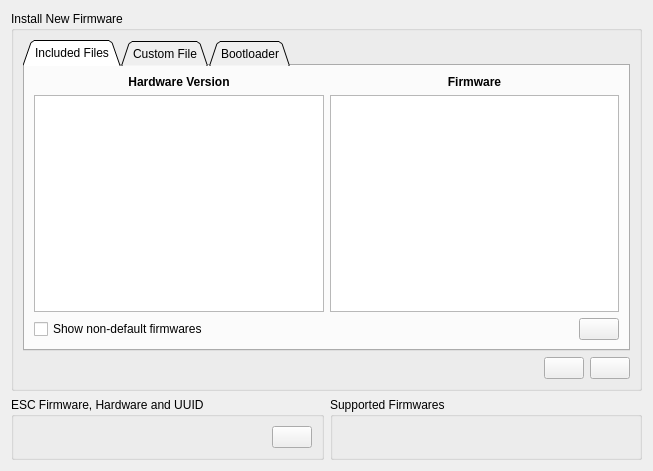
<?xml version="1.0" encoding="UTF-8"?>
<ui version="4.0">
 <class>PageFirmware</class>
 <widget class="QWidget" name="PageFirmware">
  <property name="geometry">
   <rect>
    <x>0</x>
    <y>0</y>
    <width>653</width>
    <height>471</height>
   </rect>
  </property>
  <property name="windowTitle">
   <string>Form</string>
  </property>
  <layout class="QVBoxLayout" name="verticalLayout_4">
   <item>
    <widget class="QGroupBox" name="groupBox">
     <property name="title">
      <string>Install New Firmware</string>
     </property>
     <layout class="QVBoxLayout" name="verticalLayout_3">
      <item>
       <widget class="QTabWidget" name="fwTabWidget">
        <property name="tabShape">
         <enum>QTabWidget::Triangular</enum>
        </property>
        <property name="currentIndex">
         <number>0</number>
        </property>
        <widget class="QWidget" name="tab">
         <attribute name="title">
          <string>Included Files</string>
         </attribute>
         <layout class="QVBoxLayout" name="verticalLayout_7">
          <item>
           <layout class="QHBoxLayout" name="horizontalLayout_5">
            <item>
             <layout class="QVBoxLayout" name="verticalLayout_5">
              <item>
               <widget class="QLabel" name="label">
                <property name="font">
                 <font>
                  <weight>75</weight>
                  <bold>true</bold>
                 </font>
                </property>
                <property name="text">
                 <string>Hardware Version</string>
                </property>
                <property name="alignment">
                 <set>Qt::AlignCenter</set>
                </property>
               </widget>
              </item>
              <item>
               <widget class="QListWidget" name="hwList"/>
              </item>
             </layout>
            </item>
            <item>
             <layout class="QVBoxLayout" name="verticalLayout_6">
              <item>
               <widget class="QLabel" name="label_2">
                <property name="font">
                 <font>
                  <weight>75</weight>
                  <bold>true</bold>
                 </font>
                </property>
                <property name="text">
                 <string>Firmware</string>
                </property>
                <property name="alignment">
                 <set>Qt::AlignCenter</set>
                </property>
               </widget>
              </item>
              <item>
               <widget class="QListWidget" name="fwList"/>
              </item>
             </layout>
            </item>
           </layout>
          </item>
          <item>
           <layout class="QHBoxLayout" name="horizontalLayout_6">
            <item>
             <widget class="QCheckBox" name="showNonDefaultBox">
              <property name="toolTip">
               <string>Show firmwares with non-default compilation options</string>
              </property>
              <property name="text">
               <string>Show non-default firmwares</string>
              </property>
             </widget>
            </item>
            <item>
             <spacer name="horizontalSpacer">
              <property name="orientation">
               <enum>Qt::Horizontal</enum>
              </property>
              <property name="sizeHint" stdset="0">
               <size>
                <width>40</width>
                <height>20</height>
               </size>
              </property>
             </spacer>
            </item>
            <item>
             <widget class="QPushButton" name="changelogButton">
              <property name="toolTip">
               <string>Show firmware changelog</string>
              </property>
              <property name="text">
               <string/>
              </property>
              <property name="icon">
               <iconset resource="../res.qrc">
                <normaloff>:/res/icons/About-96.png</normaloff>:/res/icons/About-96.png</iconset>
              </property>
             </widget>
            </item>
           </layout>
          </item>
         </layout>
        </widget>
        <widget class="QWidget" name="tab_2">
         <attribute name="title">
          <string>Custom File</string>
         </attribute>
         <layout class="QVBoxLayout" name="verticalLayout">
          <item>
           <layout class="QHBoxLayout" name="horizontalLayout_4">
            <item>
             <widget class="QLineEdit" name="fwEdit"/>
            </item>
            <item>
             <widget class="QPushButton" name="chooseButton">
              <property name="sizePolicy">
               <sizepolicy hsizetype="Fixed" vsizetype="Fixed">
                <horstretch>0</horstretch>
                <verstretch>0</verstretch>
               </sizepolicy>
              </property>
              <property name="toolTip">
               <string>Choose file...</string>
              </property>
              <property name="text">
               <string/>
              </property>
              <property name="icon">
               <iconset resource="../res.qrc">
                <normaloff>:/res/icons/Open Folder-96.png</normaloff>:/res/icons/Open Folder-96.png</iconset>
              </property>
             </widget>
            </item>
           </layout>
          </item>
          <item>
           <spacer name="verticalSpacer">
            <property name="orientation">
             <enum>Qt::Vertical</enum>
            </property>
            <property name="sizeHint" stdset="0">
             <size>
              <width>20</width>
              <height>249</height>
             </size>
            </property>
           </spacer>
          </item>
         </layout>
        </widget>
        <widget class="QWidget" name="tab_3">
         <attribute name="title">
          <string>Bootloader</string>
         </attribute>
         <layout class="QVBoxLayout" name="verticalLayout_8">
          <item>
           <widget class="QListWidget" name="blList"/>
          </item>
         </layout>
        </widget>
       </widget>
      </item>
      <item>
       <layout class="QHBoxLayout" name="horizontalLayout_3">
        <item>
         <widget class="DisplayPercentage" name="display" native="true"/>
        </item>
        <item>
         <widget class="QPushButton" name="cancelButton">
          <property name="sizePolicy">
           <sizepolicy hsizetype="Fixed" vsizetype="Fixed">
            <horstretch>0</horstretch>
            <verstretch>0</verstretch>
           </sizepolicy>
          </property>
          <property name="toolTip">
           <string>Cancel upload</string>
          </property>
          <property name="text">
           <string/>
          </property>
          <property name="icon">
           <iconset resource="../res.qrc">
            <normaloff>:/res/icons/Cancel-96.png</normaloff>:/res/icons/Cancel-96.png</iconset>
          </property>
         </widget>
        </item>
        <item>
         <widget class="QPushButton" name="uploadButton">
          <property name="sizePolicy">
           <sizepolicy hsizetype="Fixed" vsizetype="Fixed">
            <horstretch>0</horstretch>
            <verstretch>0</verstretch>
           </sizepolicy>
          </property>
          <property name="toolTip">
           <string>Update firmware on the connected ESC</string>
          </property>
          <property name="text">
           <string/>
          </property>
          <property name="icon">
           <iconset resource="../res.qrc">
            <normaloff>:/res/icons/Download-96.png</normaloff>:/res/icons/Download-96.png</iconset>
          </property>
         </widget>
        </item>
       </layout>
      </item>
     </layout>
    </widget>
   </item>
   <item>
    <layout class="QHBoxLayout" name="horizontalLayout_2">
     <item>
      <widget class="QGroupBox" name="groupBox_2">
       <property name="title">
        <string>ESC Firmware, Hardware and UUID</string>
       </property>
       <layout class="QHBoxLayout" name="horizontalLayout">
        <item>
         <widget class="QLabel" name="currentLabel">
          <property name="text">
           <string/>
          </property>
         </widget>
        </item>
        <item>
         <widget class="QPushButton" name="readVersionButton">
          <property name="sizePolicy">
           <sizepolicy hsizetype="Fixed" vsizetype="Fixed">
            <horstretch>0</horstretch>
            <verstretch>0</verstretch>
           </sizepolicy>
          </property>
          <property name="toolTip">
           <string>Read firmware version</string>
          </property>
          <property name="text">
           <string/>
          </property>
          <property name="icon">
           <iconset resource="../res.qrc">
            <normaloff>:/res/icons/Upload-96.png</normaloff>:/res/icons/Upload-96.png</iconset>
          </property>
         </widget>
        </item>
       </layout>
      </widget>
     </item>
     <item>
      <widget class="QGroupBox" name="groupBox_3">
       <property name="title">
        <string>Supported Firmwares</string>
       </property>
       <layout class="QVBoxLayout" name="verticalLayout_2">
        <item>
         <widget class="QLabel" name="supportedLabel">
          <property name="text">
           <string/>
          </property>
         </widget>
        </item>
       </layout>
      </widget>
     </item>
    </layout>
   </item>
  </layout>
 </widget>
 <customwidgets>
  <customwidget>
   <class>DisplayPercentage</class>
   <extends>QWidget</extends>
   <header>widgets/displaypercentage.h</header>
   <container>1</container>
  </customwidget>
 </customwidgets>
 <resources>
  <include location="../res.qrc"/>
 </resources>
 <connections/>
</ui>
